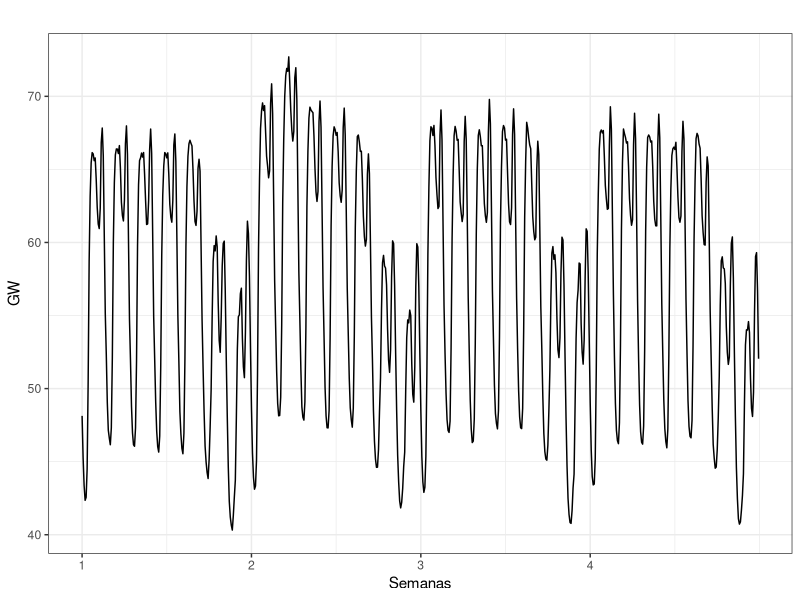
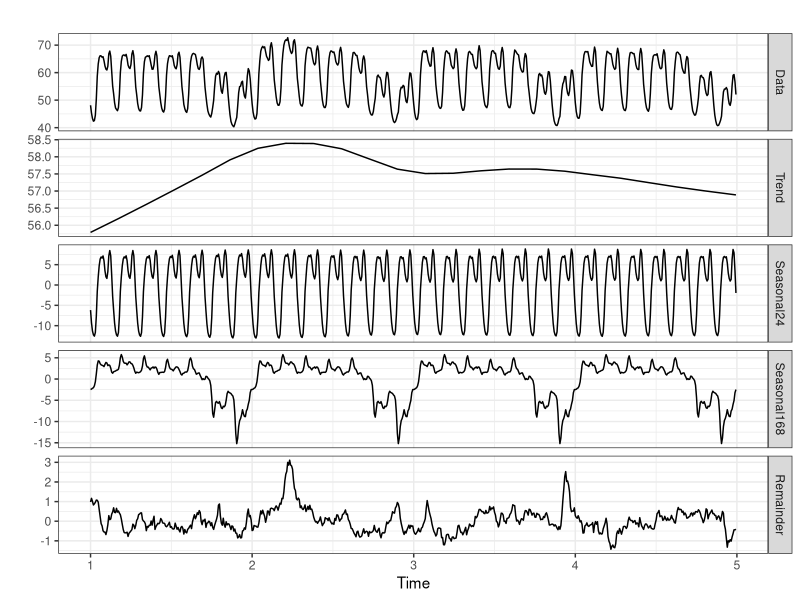
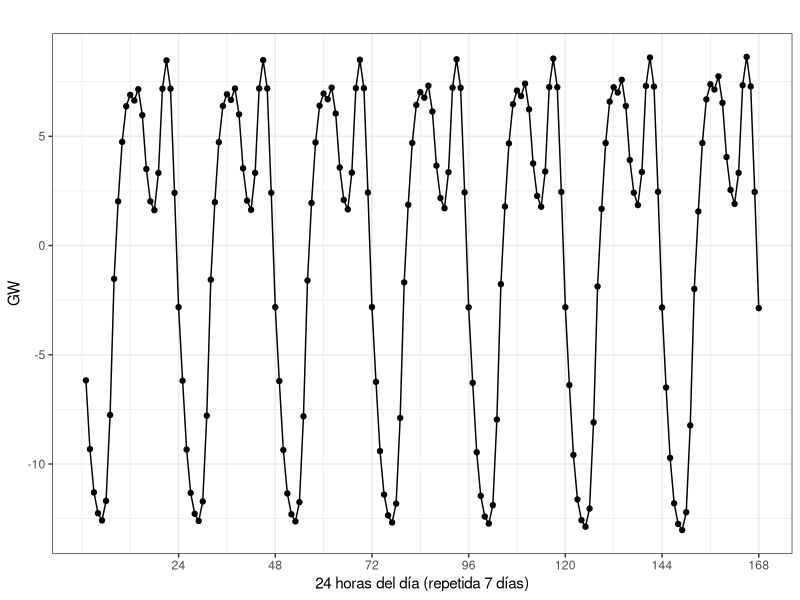
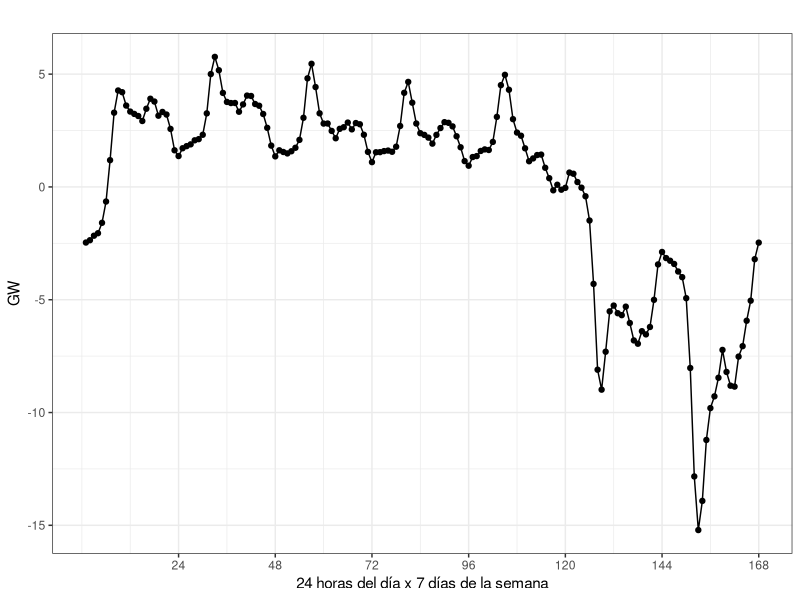
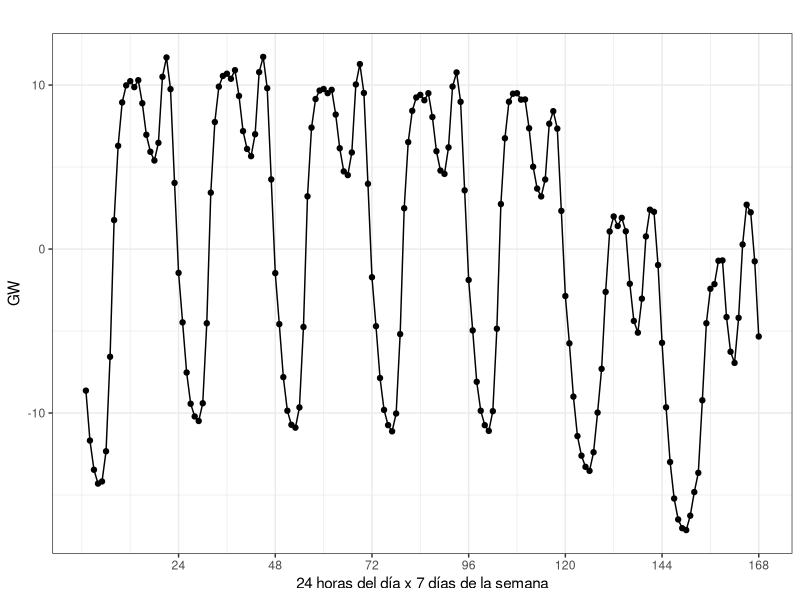
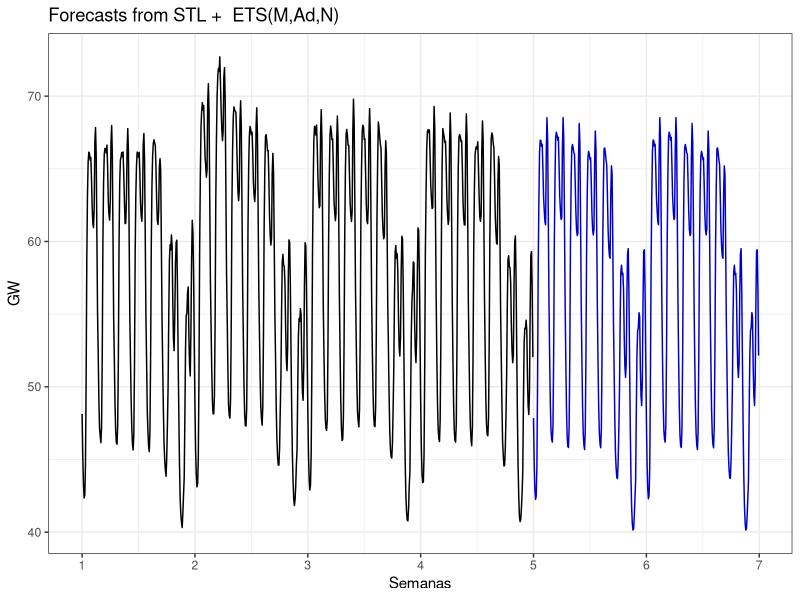
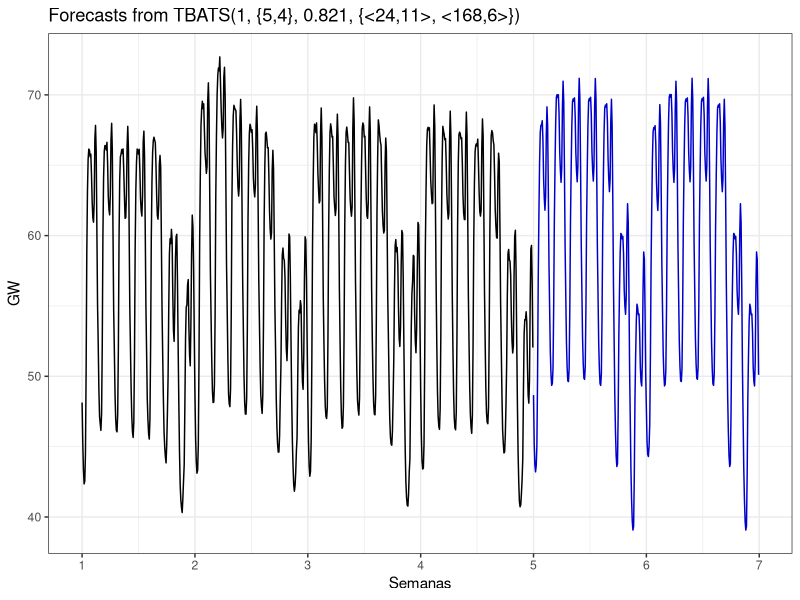

Generate these figures, in order, with R:
## ---- chunk 1
#| echo: false
knitr::opts_chunk$set(warning = FALSE, 
                      message = FALSE, 
                      error = FALSE,
                      comment = "",
                      fig.align = "center", 
                      fig.show = "hold",
                      fig.height = 4,
                      fig.width = 8,
                      out.width = "80%")
## ---- chunk 2
#| echo: false
library(forecast)
library(ggplot2); theme_set(theme_bw())
library(tidyverse)
## ---- chunk 3
#| label: fig-Electricidad
#| fig-cap: "Consumo eléctrico por hora en febrero de 2021"
electricidad <- read.csv2("./series/Consumo por hora.csv")

electricidad <- msts(electricidad[, 2]/1000 , 
                     seasonal.periods = c(24, 24*7), 
                     start = 1)

autoplot(electricidad) + 
  ggtitle("") +
  ylab("GW") + 
  xlab("Semanas") + 
  scale_x_continuous(breaks = seq(1,4, by = 1))
## ---- chunk 4
#| label: fig-ElectricidadDes
#| fig-height: 8
#| fig-cap: "Descomposición de Consumo eléctrico por hora"
descomposicion <- mstl(electricidad)
autoplot(descomposicion) 
## ---- chunk 5
#| echo: false
#| label: fig-ElectricidadCS
#| layout-nrow: 3
#| fig-cap: "Componentes estacionales para Consumo eléctrico"
#| fig-subcap: 
#|   - "Componente estacional diaria"
#|   - "Componente estacional semanal"
#|   - "Componente estacional diaria + semanal"
compEstDiaria <- descomposicion[1:168,3]
compEstSemanal <- descomposicion[1:168,4]
compEstCompleta <- descomposicion[1:168,3] + descomposicion[1:168,4]

ggplot() + 
  geom_line(aes(x = 1:168, y = compEstDiaria)) +
  geom_point(aes(x = 1:168, y = compEstDiaria)) + 
  ggtitle("") +
  xlab("24 horas del día (repetida 7 días)") +
  ylab("GW") +
  scale_x_continuous(breaks= seq(24,168,24))

ggplot() + 
  geom_line(aes(x = 1:168, y = compEstSemanal)) +
  geom_point(aes(x = 1:168, y = compEstSemanal)) + 
  ggtitle("") +
  xlab("24 horas del día x 7 días de la semana") +
  ylab("GW") +
  scale_x_continuous(breaks= seq(24,168,24))

ggplot() + 
  geom_line(aes(x = 1:168, y = compEstCompleta)) +
  geom_point(aes(x = 1:168, y = compEstCompleta)) + 
  ggtitle("") +
  xlab("24 horas del día x 7 días de la semana") +
  ylab("GW") +
  scale_x_continuous(breaks= seq(24,168,24))
## ---- chunk 6
#| label: fig-ElectricidadPre
#| fig-cap: "Consumo eléctrico y predicción. Descomposición + Alisado"
pdatos_stfl <- stlf(electricidad)

autoplot(pdatos_stfl, PI = FALSE) + 
  ylab("GW") + 
  xlab("Semanas") + 
  scale_x_continuous(breaks = seq(1, 7, by = 1))
## ---- chunk 7
#| label: fig-ElectricidadPre2
#| fig-cap: "Consumo eléctrico y predicción. Ajuste de las componentes estacionales por funciones trigonométricas"
tmp <- Sys.time()

datos_tbats <- tbats(electricidad)

pdatos_tbats <- forecast(datos_tbats, 
                         h = 14 * 24,
                         level = 95)

autoplot(pdatos_tbats, PI = FALSE) + 
  ylab("GW") + 
  xlab("Semanas") + 
  scale_x_continuous(breaks = seq(1, 7, by = 1))

(tiempo <- Sys.time() - tmp)
